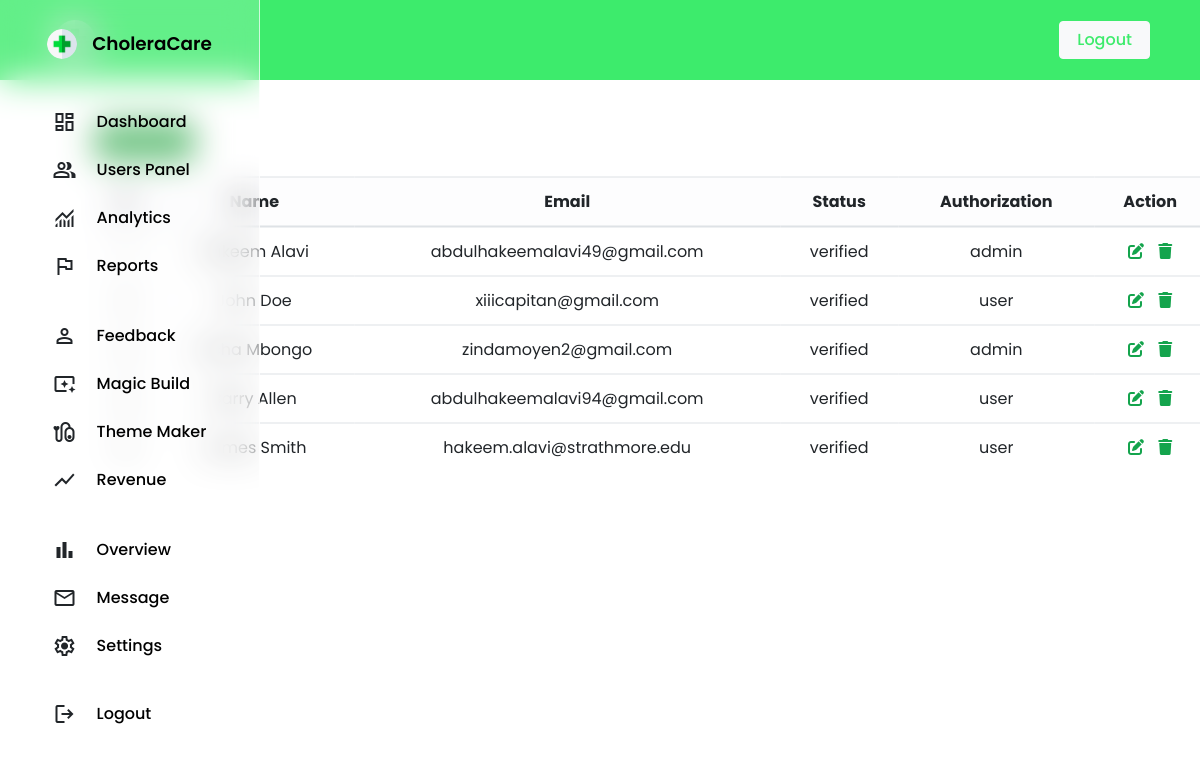
The page /admin/user-panel.php on the database its author committed.
### tables this page shows
CREATE TABLE `usertable` (
  `id` int(11) NOT NULL,
  `name` varchar(255) NOT NULL,
  `email` varchar(255) NOT NULL,
  `password` varchar(255) NOT NULL,
  `code` mediumint(50) NOT NULL,
  `status` text NOT NULL,
  `authorization` varchar(20) NOT NULL DEFAULT 'user'
);

### admin/user-panel.php (the view, shortened to what this page needs)
<?php
include "../connection.php";
?>
<!DOCTYPE html>
<html lang="en">
<head>
  <link rel="stylesheet" href="https://cdnjs.cloudflare.com/ajax/libs/font-awesome/6.4.0/css/all.min.css" />
    <link rel="stylesheet" href="https://stackpath.bootstrapcdn.com/bootstrap/4.5.2/css/bootstrap.min.css">
    <link rel="stylesheet" href="https://cdn.jsdelivr.net/npm/bootstrap@4.0.0/dist/css/bootstrap.min.css">
    <link rel="stylesheet" href="https://cdnjs.cloudflare.com/ajax/libs/font-awesome/4.7.0/css/font-awesome.min.css">
</head>
<body>
<nav class="navbar">
    <a href="../admin-home.php"><img src="../media/pharmacy.png" style="width:40px;height:40px;"></a>
    <button type="button" class="btn btn-light"><a href="../logout-user.php">Logout</a></button>
    </nav>
  <div class="container">
    <a href="add-new.php" class="btn btn-success mb-3">Add New</a>
    <table class="table table-hover text-center">
      <thead class="table-light">
        <tr>
          <th scope="col">ID</th>
          <th scope="col">Name</th>
          <th scope="col">Email</th>
          <th scope="col">Status</th>
          <th scope="col">Authorization</th>
          <th scope="col">Action</th>
        </tr>
      </thead>
      <tbody>
        <?php
        $sql = "SELECT * FROM `usertable`";
        $result = mysqli_query($con, $sql);
        while ($row = mysqli_fetch_assoc($result)) {
        ?>
          <tr>
            <td><?php echo $row["id"] ?></td>
            <td><?php echo $row["name"] ?></td>
            <td><?php echo $row["email"] ?></td>
            <td><?php echo $row["status"] ?></td>
            <td><?php echo $row["authorization"] ?></td>
            <td>
              <a href="edit.php?id=<?php echo $row["id"] ?>" class="link-dark me-1"><i class="fa-solid fa-pen-to-square fs-5 me-3" style="color: #14A44D"></i></a>
              <a href="delete.php?id=<?php echo $row["id"] ?>" class="link-dark"><i class="fa-solid fa-trash fs-5" style="color: #14A44D"></i></a>
            </td>
          </tr>
        <?php
        }
        ?>
      </tbody>
    </table>
  </div>
  <aside class="sidebar">
      <div class="logo">
      <img src="../media/pharmacy.png" alt="logo">
        <h2>CholeraCare</h2>
      </div>
      <ul class="links">
      <li>
          <span class="material-symbols-outlined">dashboard</span>
          <a href="../admin-home.php">Dashboard</a>
        </li>
        <li>
        <li>
          <span class="material-symbols-outlined">group</span>
          <a href="user-panel.php">Users Panel </a>
        </li>
        <li>
          <span class="material-symbols-outlined">monitoring</span>
          <a href="../admin-charts.php">Analytics</a>
        </li>
        <li>
          <span class="material-symbols-outlined">flag</span>
          <a href="#">Reports</a>
        </li>
        <hr>
        <li>
          <span class="material-symbols-outlined">person</span>
          <a href="../display-feedback.php">Feedback</a>
        </li>
        <li>
          <span class="material-symbols-outlined">ambient_screen</span>
          <a href="#">Magic Build</a>
        </li>
        <li>
          <span class="material-symbols-outlined">pacemaker</span>
          <a href="#">Theme Maker</a>
        </li>
        <li>
          <span class="material-symbols-outlined">show_chart</span>
          <a href="#">Revenue</a>
        </li>
        <hr>
        <li>
          <span class="material-symbols-outlined">bar_chart</span>
          <a href="#">Overview</a>
        </li>
        <li>
          <span class="material-symbols-outlined">mail</span>
          <a href="#">Message</a>
        </li>
        <li>
          <span class="material-symbols-outlined">settings</span>
          <a href="#">Settings</a>
        </li>
        <li class="logout-link">
          <span class="material-symbols-outlined">logout</span>
          <a href="#">Logout</a>
        </li>
      </ul>
    </aside>
</body>
</html>

### admin/user-panel.php (style rules this page uses)
nav { padding-left: 50px!important; padding-right: 50px!important; padding-top: 15px!important; padding-bottom: 15px!important; background: #3deb6c; font-family: 'Poppins', sans-serif; }
button a { color: #3deb6c; font-weight: 500; border-radius: 16px; }
* { margin: 0; padding: 0; box-sizing: border-box; font-family: "Poppins", sans-serif; }
.sidebar { position: fixed; top: 0; left: 0; width: 110px; height: 100%; display: flex; align-items: center; flex-direction: column; background: rgba(255, 255, 255, 0.2); backdrop-filter: blur(17px); --webkit-backdrop-filter: blur(17px); border-right: 1px solid rgba(255, 255, 255, 0.7); transition: width 0.3s ease; }
.sidebar .logo { color: #000; display: flex; align-items: center; padding: 25px 10px 15px; }
.logo img { width: 30px; border-radius: 50%; }
.logo h2 { font-size: 1.15rem; font-weight: 600; margin-left: 15px; display: none; margin-top: 8px; }
.sidebar .links { list-style: none; margin-top: 20px; overflow-y: auto; scrollbar-width: none; height: calc(100% - 140px); }
.links li { display: flex; border-radius: 4px; align-items: center; }
.links hr { margin: 10px 8px; border: 1px solid #4c4c4c; }
.links li span { padding: 12px 10px; }
.links li a { padding: 10px; color: #000; display: none; font-weight: 500; white-space: nowrap; text-decoration: none; }
.links .logout-link { margin-top: 20px; }
.container { transform: translate(4.5%, 10%); padding-bottom: 5%; }
a { padding: 5px; }

### rows shown on the page
usertable: id "1", name "Hakeem Alavi", email "abdulhakeemalavi49@gmail.com", status "verified", authorization "admin"
usertable: name "John Doe", email "xiiicapitan@gmail.com", status "verified", authorization "user"
usertable: id "3", name "Aicha Mbongo", email "zindamoyen2@gmail.com", status "verified", authorization "admin"
usertable: id "4", name "Barry Allen", email "abdulhakeemalavi94@gmail.com", status "verified", authorization "user"
usertable: id "9", name "James Smith", email "hakeem.alavi@strathmore.edu", status "verified", authorization "user"
